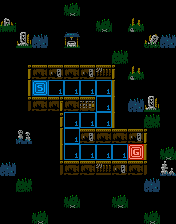

A 2D game scene composited from a Tiled map and its tileset images. What follows is a short description and the map's XML, with every tile layer's data as written:
An orthogonal 11x14 tile map with 16x16 px tiles, 6 tile layers (bkgs, gates, walls, enemies, ...), 6 tilesets.

<map version="1.10" tiledversion="1.12.2" orientation="orthogonal" renderorder="left-down" width="11" height="14" tilewidth="16" tileheight="16" infinite="0" nextlayerid="15" nextobjectid="1">
 <editorsettings>
  <export target="map_02.json" format="json" />
 </editorsettings>
 <tileset firstgid="1" source="bkgs.tsx" />
 <tileset firstgid="19" source="gates.tsx" />
 <tileset firstgid="37" source="walls.tsx" />
 <tileset firstgid="91" source="enemies.tsx" />
 <tileset firstgid="115" source="items.tsx" />
 <tileset firstgid="133" source="blocks.tsx" />
 <layer id="12" name="bkgs" width="11" height="14">
  <data encoding="csv">
0,0,0,0,0,0,0,0,0,0,0,
0,0,0,0,0,0,0,0,0,0,0,
0,0,0,0,0,0,0,0,0,0,0,
0,0,0,0,0,0,0,0,0,0,0,
0,0,0,0,0,0,0,0,0,0,0,
0,0,0,0,0,0,0,0,0,0,0,
0,0,0,0,0,0,0,0,0,0,0,
0,0,0,0,0,0,0,0,0,0,0,
0,0,0,0,0,0,0,0,0,0,0,
0,0,0,0,0,0,0,0,0,0,0,
0,0,0,0,0,0,0,0,0,0,0,
0,0,0,0,0,0,0,0,0,0,0,
0,0,0,0,0,0,0,0,0,0,0,
0,0,0,0,0,0,0,0,0,0,0
</data>
 </layer>
 <layer id="13" name="gates" width="11" height="14">
  <data encoding="csv">
0,0,0,0,0,0,0,0,0,0,0,
0,0,0,0,0,0,0,0,0,0,0,
0,0,0,0,0,0,0,0,0,0,0,
0,0,0,0,0,0,0,0,0,0,0,
0,0,0,0,0,0,0,0,0,0,0,
0,0,20,0,0,0,0,0,0,0,0,
0,0,0,0,0,0,0,0,0,0,0,
0,0,0,0,0,0,0,0,0,0,0,
0,0,0,0,0,0,0,0,0,0,0,
0,0,0,0,0,0,0,0,21,0,0,
0,0,0,0,0,0,0,0,0,0,0,
0,0,0,0,0,0,0,0,0,0,0,
0,0,0,0,0,0,0,0,0,0,0,
0,0,0,0,0,0,0,0,0,0,0
</data>
 </layer>
 <layer id="1" name="walls" width="11" height="14">
  <data encoding="csv">
0,0,0,0,46,0,0,0,0,0,0,
40,0,0,0,0,0,46,0,44,0,0,
0,38,57,0,45,0,0,0,0,39,57,
0,0,0,0,0,0,0,47,0,0,0,
0,72,68,69,68,69,71,75,44,0,0,
0,73,0,0,0,0,0,76,0,0,0,
0,74,68,78,68,70,0,76,57,38,0,
0,0,0,72,0,0,0,76,0,47,0,
0,53,0,73,0,69,68,68,69,75,0,
0,0,0,73,0,0,0,0,0,76,46,
57,0,0,74,68,68,71,69,68,77,52,
0,47,0,0,0,0,0,0,0,57,0,
0,0,0,0,46,0,0,46,0,0,0,
0,0,46,0,0,0,0,0,0,46,0
</data>
 </layer>
 <layer id="10" name="enemies" width="11" height="14">
  <data encoding="csv">
0,0,0,0,0,0,0,0,0,0,0,
0,0,0,0,0,0,0,0,0,0,0,
0,0,0,0,0,0,0,0,0,0,0,
0,0,0,0,0,0,0,0,0,0,0,
0,0,0,0,0,0,0,0,0,0,0,
0,0,0,0,0,0,0,0,0,0,0,
0,0,0,0,0,0,0,0,0,0,0,
0,0,0,0,0,0,0,0,0,0,0,
0,0,0,0,0,0,0,0,0,0,0,
0,0,0,0,0,0,0,0,0,0,0,
0,0,0,0,0,0,0,0,0,0,0,
0,0,0,0,0,0,0,0,0,0,0,
0,0,0,0,0,0,0,0,0,0,0,
0,0,0,0,0,0,0,0,0,0,0
</data>
 </layer>
 <layer id="11" name="items" width="11" height="14">
  <data encoding="csv">
0,0,0,0,0,0,0,0,0,0,0,
0,0,0,0,0,0,0,0,0,0,0,
0,0,0,0,0,0,0,0,0,0,0,
0,0,0,0,0,0,0,0,0,0,0,
0,0,0,0,0,0,0,0,0,0,0,
0,0,0,116,116,116,116,0,0,0,0,
0,0,0,0,0,0,116,0,0,0,0,
0,0,0,0,116,116,116,0,0,0,0,
0,0,0,0,116,0,0,0,0,0,0,
0,0,0,0,116,116,116,116,0,0,0,
0,0,0,0,0,0,0,0,0,0,0,
0,0,0,0,0,0,0,0,0,0,0,
0,0,0,0,0,0,0,0,0,0,0,
0,0,0,0,0,0,0,0,0,0,0
</data>
 </layer>
 <layer id="14" name="blocks" width="11" height="14">
  <data encoding="csv">
0,0,0,0,0,0,0,0,0,0,0,
0,0,0,0,0,0,0,0,0,0,0,
0,0,0,0,0,0,0,0,0,0,0,
0,0,0,0,0,0,0,0,0,0,0,
0,0,0,0,0,0,0,0,0,0,0,
0,0,0,0,0,0,0,0,0,0,0,
0,0,0,0,0,0,0,0,0,0,0,
0,0,0,0,0,0,0,0,0,0,0,
0,0,0,0,0,0,0,0,0,0,0,
0,0,0,0,0,0,0,0,0,0,0,
0,0,0,0,0,0,0,0,0,0,0,
0,0,0,0,0,0,0,0,0,0,0,
0,0,0,0,0,0,0,0,0,0,0,
0,0,0,0,0,0,0,0,0,0,0
</data>
 </layer>
</map>
